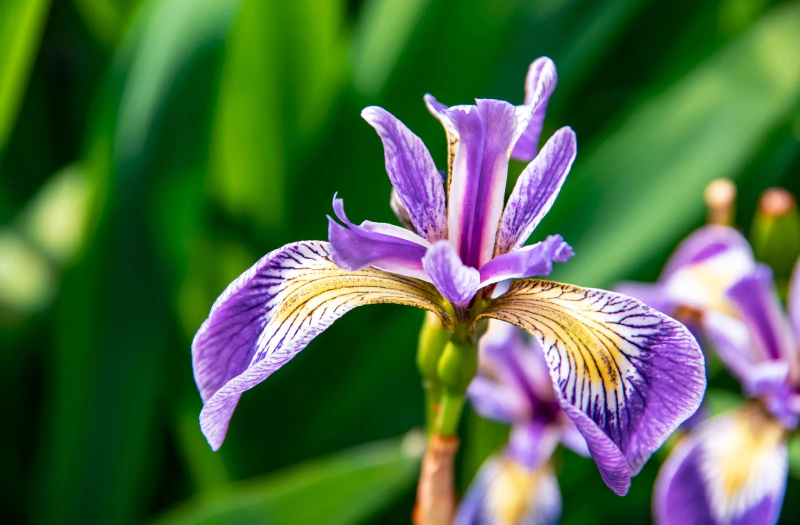
#> input picture iris-1.jpg, 1600 x 1049 px (shown at 1/2 size)
$ jupyter execute pinhole-camera.ipynb
#> lines starting #> are read from the running program, lines starting #| are printed output that depends on the picture
[cell 1]
import numpy as np
import cv2
import matplotlib.pyplot as plt

# Initial pinhole camera model
# Takes the original image and flips it, but does not change pixel values

# Load the image in color
image_path = 'iris-1.jpg'  # Provide the correct path
image = cv2.imread(image_path, cv2.IMREAD_COLOR)
#> image is the input picture: shape (1049, 1600, 3); mean B, G, R 72, 108.4, 80.4
if image is None:
    raise ValueError("Image not found or cannot be loaded.")

# Convert BGR to RGB for correct color representation
image = cv2.cvtColor(image, cv2.COLOR_BGR2RGB)

# Get image dimensions
height, width, _ = image.shape
#> height = 1049; width = 1600

# Create an output image (simulating an inverted projection)
projected_image = np.zeros_like(image)

# Simulate pinhole projection (simple inversion)

projected_image = cv2.flip(image, 0)  # Invert image to simulate pinhole projection
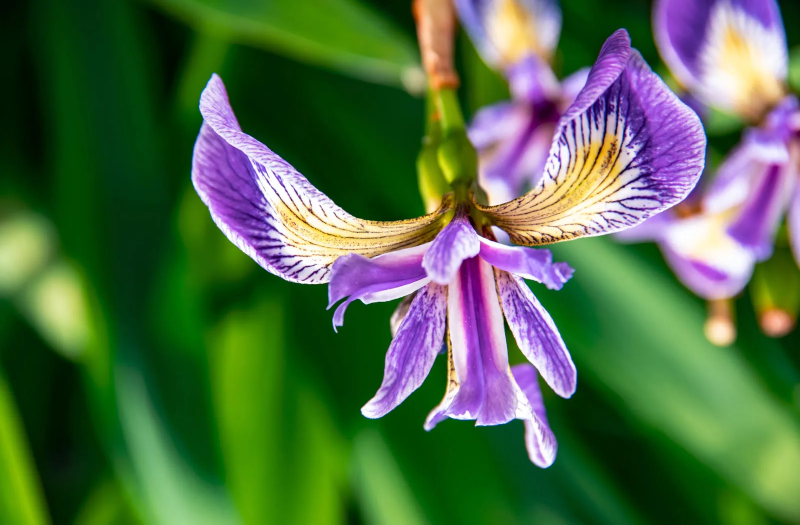
#> projected_image: shape (1049, 1600, 3) (shown at 1/2 size); mean R, G, B 80.4, 108.4, 72

# Display results
plt.figure(figsize=(10, 5))

plt.subplot(1, 2, 1)
plt.title("Original Image")
plt.imshow(image)
plt.axis("off")

plt.subplot(1, 2, 2)
plt.title("Pinhole Camera Projection")
plt.imshow(projected_image)
plt.axis("off")

plt.show()
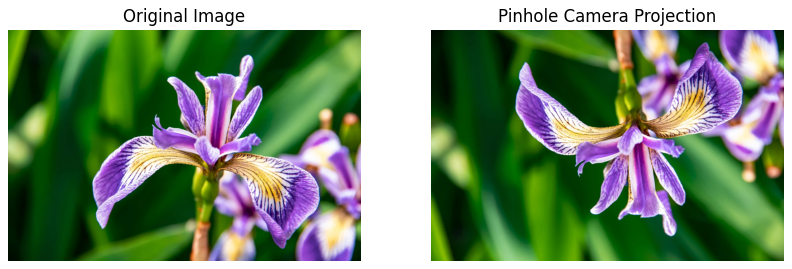
#> figure drawn by matplotlib, 2 panels

This is the simpliest pinhole camera model possible. The original image is flipped to replicate the inversion found in cameras.

[cell 2]
import numpy as np
import cv2
import matplotlib.pyplot as plt

# Pinhole camera model with ray "dummy" ray tracing
# Takes the original image, directly assigns each pixel value to the projected image
# Flips it, but does not change pixel values
# Essentially a one-to-one "ray" raced from the input pixel to the output pixel
# No physics is added to alter the rays

def pinhole_ray_tracing(image, focal_length=50):
    # Load the image in color
#> called with focal_length = 50
    image = cv2.cvtColor(image, cv2.COLOR_BGR2RGB)
    height, width, _ = image.shape
#> height = 1049; width = 1600

    # Create an output image (simulating pinhole projection)
    projected_image = np.zeros_like(image)

    # Perform ray tracing-based projection
    for y in range(height):
        for x in range(width):
            # Calculate projected coordinates
            proj_x = int(width - x - 1)
            proj_y = int(height - y - 1)

            # Ensure coordinates are within bounds
            if 0 <= proj_x < width and 0 <= proj_y < height:
                projected_image[proj_y, proj_x] = image[y, x]
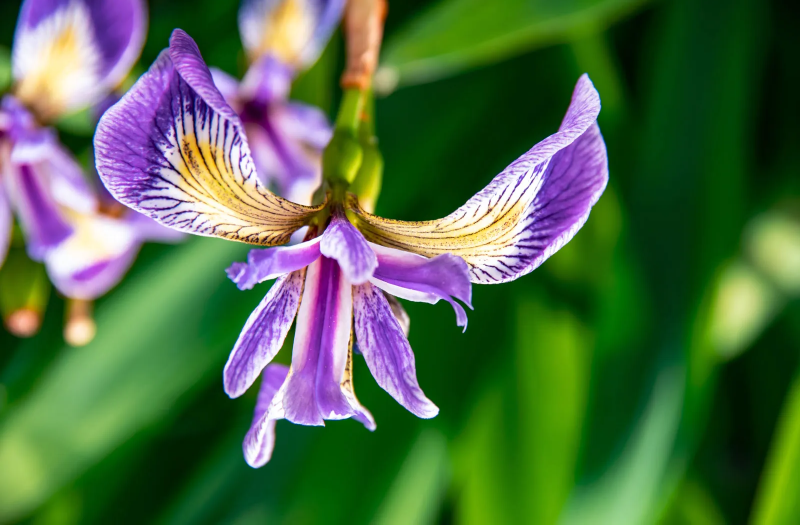
#> projected_image: shape (1049, 1600, 3) (shown at 1/2 size); mean R, G, B 80.4, 108.4, 72

    return projected_image

# Load image
image_path = 'iris-1.jpg'  # Provide the correct path
image = cv2.imread(image_path, cv2.IMREAD_COLOR)
if image is None:
    raise ValueError("Image not found or cannot be loaded.")

# Simulate pinhole camera with ray tracing
projected_image = pinhole_ray_tracing(image)

# Display results
plt.figure(figsize=(10, 5))

plt.subplot(1, 2, 1)
plt.title("Original Image")
plt.imshow(cv2.cvtColor(image, cv2.COLOR_BGR2RGB))
plt.axis("off")

plt.subplot(1, 2, 2)
plt.title("Pinhole Camera Projection (Ray Tracing)")
plt.imshow(projected_image)
plt.axis("off")

plt.show()
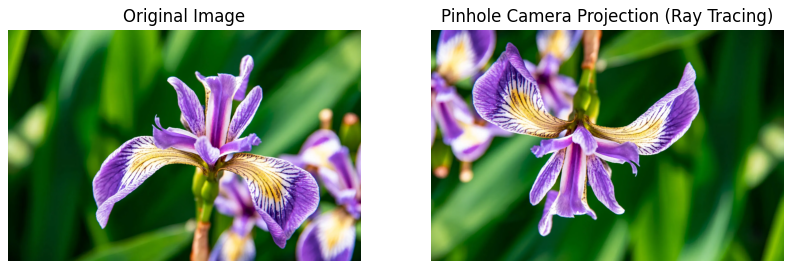
#> figure drawn by matplotlib, 2 panels

Here we have spoofed a ray tracer by assigning each pixel value directly from the input to output image. Basically, each pixel is a 'ray' sending its intitial information over to the corresponding output pixel.

[cell 3]
import numpy as np
import cv2
import matplotlib.pyplot as plt
import time

# Pinhole camera model with ray "dummy" ray tracing
# Takes the original image, directly assigns each pixel value to the projected image
# Flips it, but does not change pixel values
# Essentially a one-to-one "ray" raced from the input pixel to the output pixel
# No physics is added to alter the rays

def pinhole_ray_tracing(image, focal_length=50):
    # Load the image in color
#> called with focal_length = 50
    image = cv2.cvtColor(image, cv2.COLOR_BGR2RGB)
    height, width, _ = image.shape
#> height = 1049; width = 1600

    # Create an output image (simulating pinhole projection)
    projected_image = np.zeros_like(image)

    # Perform ray tracing-based projection
    for y in range(height):
        for x in range(width):
            # Calculate projected coordinates
            proj_x = int(width - x - 1)
            proj_y = int(height - y - 1)

            # Ensure coordinates are within bounds
            if 0 <= proj_x < width and 0 <= proj_y < height:
                projected_image[proj_y, proj_x] = image[y, x]*0.8
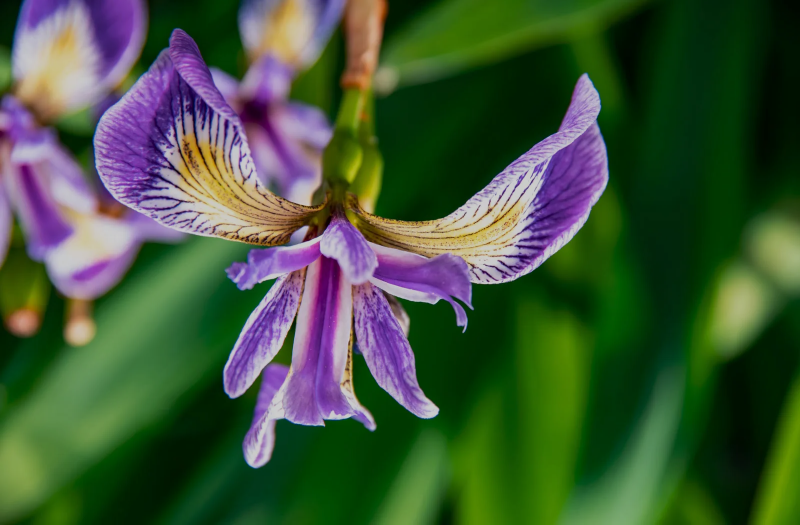
#> projected_image: shape (1049, 1600, 3) (shown at 1/2 size); mean R, G, B 63.9, 86.3, 57.2

    return projected_image

# Load image
image_path = 'iris-1.jpg'  # Provide the correct path
image = cv2.imread(image_path, cv2.IMREAD_COLOR)
if image is None:
    raise ValueError("Image not found or cannot be loaded.")

# Simulate pinhole camera with ray tracing
# Time the execution
start_time = time.time()
projected_image = pinhole_ray_tracing(image)
end_time = time.time()
execution_time = end_time - start_time
print(f"Execution Time: {execution_time:.4f} seconds")

# Display results
plt.figure(figsize=(10, 5))

plt.subplot(1, 2, 1)
plt.title("Original Image")
plt.imshow(cv2.cvtColor(image, cv2.COLOR_BGR2RGB))
plt.axis("off")

plt.subplot(1, 2, 2)
plt.title("Pinhole Camera Projection (Ray Tracing)")
plt.imshow(projected_image)
plt.axis("off")

plt.show()

Here we've added super simple physics through a dimming factor of 0.8. Notice the runtime compared to the prior models. Even with super super simple physics, ray tracing costs us a lot of processing time.

[cell 4]
import numpy as np
import matplotlib.pyplot as plt

# Scene setup
def intersect_sphere(ray_origin, ray_dir, sphere_center, sphere_radius):
    oc = ray_origin - sphere_center
    a = np.dot(ray_dir, ray_dir)
    b = 2.0 * np.dot(oc, ray_dir)
    c = np.dot(oc, oc) - sphere_radius**2
    discriminant = b**2 - 4*a*c

    if discriminant < 0:
        return np.inf  # No intersection

    t1 = (-b - np.sqrt(discriminant)) / (2.0 * a)
    t2 = (-b + np.sqrt(discriminant)) / (2.0 * a)

    return t1 if t1 > 0 else t2 if t2 > 0 else np.inf

# Render settings
width, height = 400, 300
aspect_ratio = width / height
fov = np.pi / 3  # 60 degrees
camera_origin = np.array([0, 0, 1])
sphere_center = np.array([0, 0, -3])
sphere_radius = 1.0
light_dir = np.array([1, 1, -1]) / np.linalg.norm([1, 1, -1])  # Light direction

image = np.zeros((height, width, 3))

# Ray tracing loop
for y in range(height):
    for x in range(width):
        pixel_x = (2 * (x + 0.5) / width - 1) * np.tan(fov / 2) * aspect_ratio
        pixel_y = (1 - 2 * (y + 0.5) / height) * np.tan(fov / 2)
        ray_dir = np.array([pixel_x, pixel_y, -1])
        ray_dir /= np.linalg.norm(ray_dir)

        t = intersect_sphere(camera_origin, ray_dir, sphere_center, sphere_radius)
        if t < np.inf:
            hit_point = camera_origin + t * ray_dir
            normal = (hit_point - sphere_center) / sphere_radius
            brightness = max(0, np.dot(normal, light_dir))
            image[y, x] = np.array([1, 0, 0]) * brightness  # Red sphere

# Display the rendered image
plt.imshow(np.clip(image, 0, 1))
plt.axis('off')
plt.title("Basic Ray Tracing - Pinhole Camera")
plt.show()
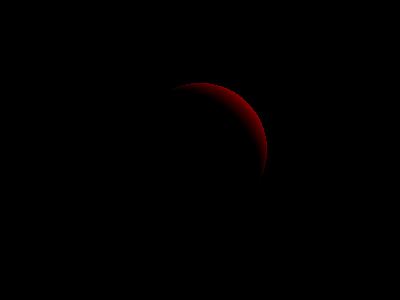
#> shown: shape (300, 400, 3) float64; mean R, G, B 0.00305, 0, 0
